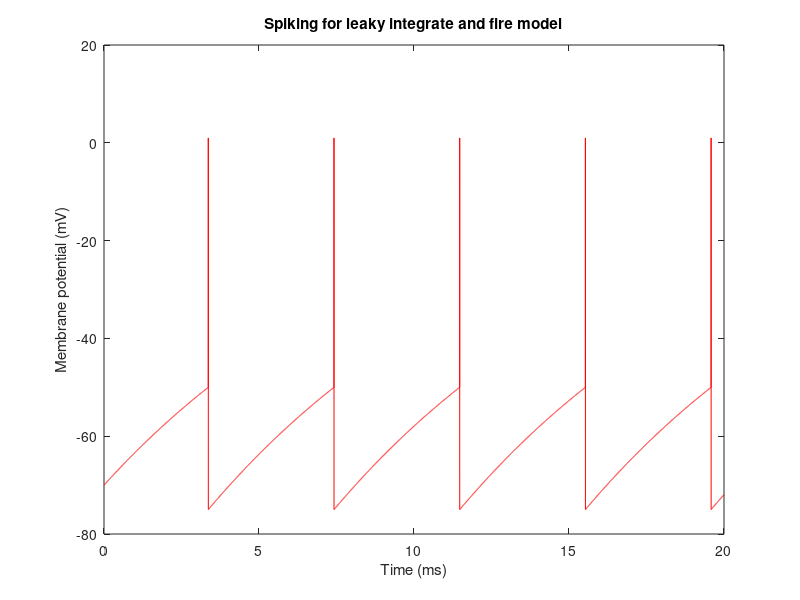

This chart was generated by the following MATLAB code:
%%
% Leaky integrate and fire model
% Author: Lianne Meah
%% CLEANUP
clc
clear all
%% PARAMETER SETUP
dt = 0.001;
t = 20;
% membrane time constant
tau = 10;
% the spike threshold
theta = -50;
Vrest = -70;
%  time window - max time
T = round(t/dt);
% voltage matrix
Vmat = zeros(1, T);
% refactory period
ref = 0;
% keep track of time for plotting
time = 0:dt:(t-dt);
%% MODEL
% initially set voltage to rest
Vmat(1,1) = Vrest;
% for calculating the new voltage
alpha = dt/tau;
Xj = 0;
% simulation
for step = 2:1:T
	eta = sum((Vmat(1, step)*Xj)/tau);
	%eta = 0;
	% calculate new voltage
	Vmat(1, step) = (1-alpha).*Vmat(1, step-1) + eta;
	if Vmat(1, step) > theta
		% spike
		Vmat(1, step-1) = 1;
		% voltage reset
		Vmat(1, step) = Vrest-5;
		Xj = 1;
	else
		% no spike
		Xj = 0;
	end
end
%% PLOTTING
figure(1);
plot(time,Vmat, 'r')
title('Spiking for leaky integrate and fire model');
xlabel('Time (ms)');
ylabel('Membrane potential (mV)');